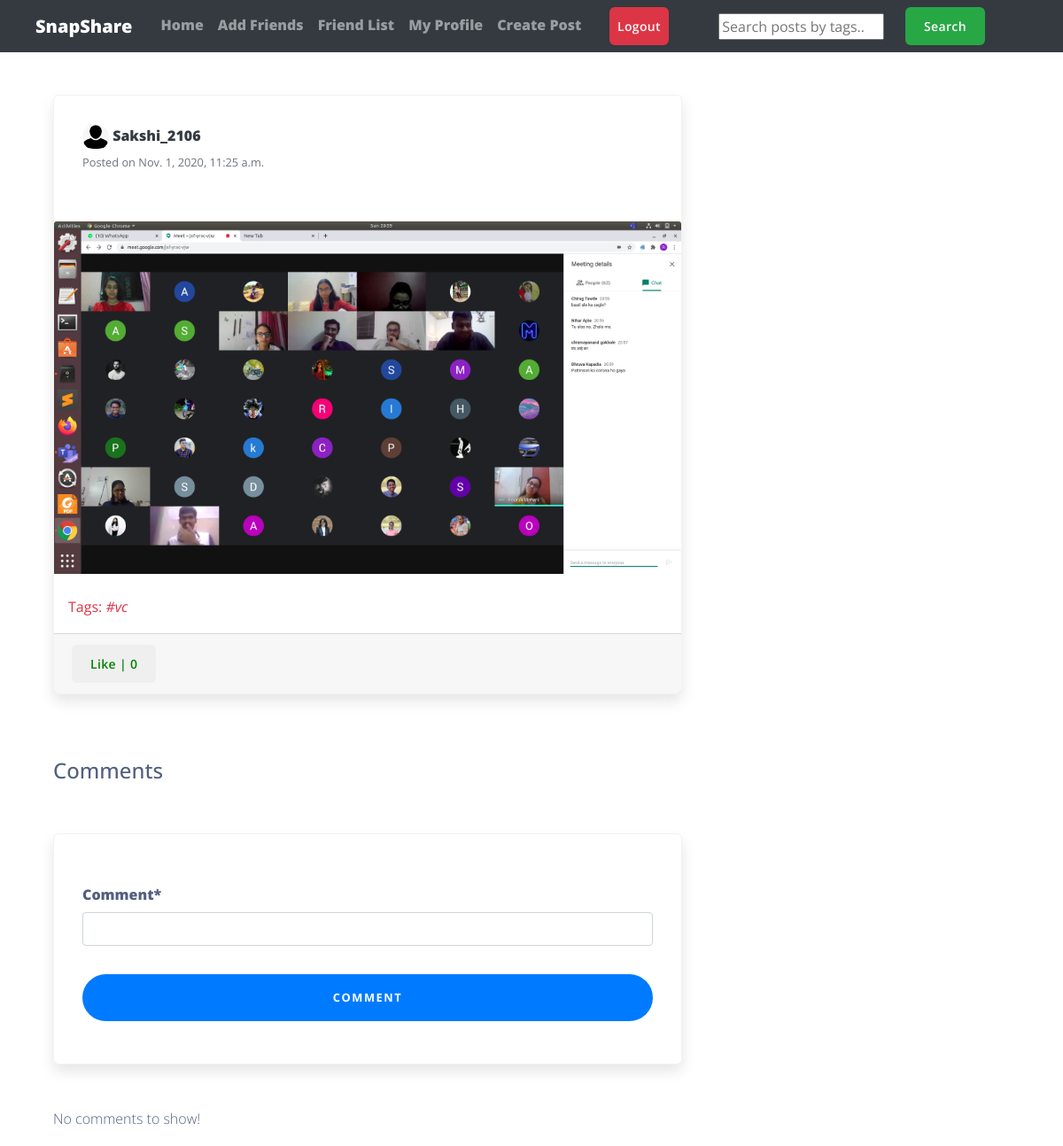
Before: /post/2/ (signed in) with the older database file.
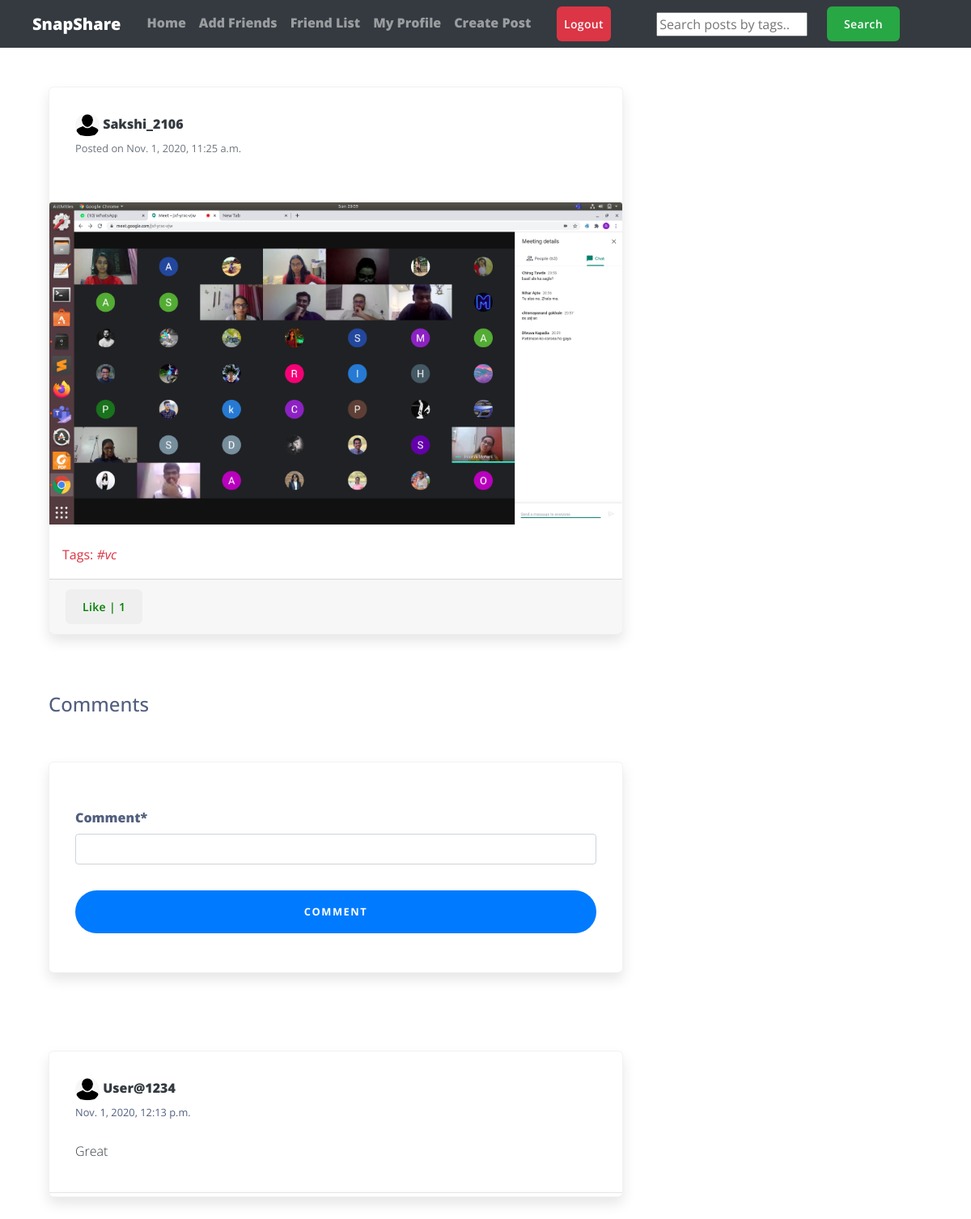
After: the same page with the newer database file.
### feed/models.py (models this page shows, shortened)
class Post(models.Model):
	caption = models.CharField(max_length=255, blank=True)
	pic = models.ImageField(upload_to='path/to/img')
	date_posted = models.DateTimeField(default=timezone.now)
	user_name = models.ForeignKey(User, on_delete=models.CASCADE)
	tags = models.CharField(max_length=100, blank=True)

class Comments(models.Model):
	post = models.ForeignKey(Post, related_name='details', on_delete=models.CASCADE)
	username = models.ForeignKey(User, related_name='details', on_delete=models.CASCADE)
	comment = models.CharField(max_length=255)
	comment_date = models.DateTimeField(default=timezone.now)

### users/models.py (models this page shows, shortened)
class Profile(models.Model):
	user = models.OneToOneField(User, on_delete=models.CASCADE)
	image = models.ImageField(default='default.png', upload_to='profile_pics')
	slug = AutoSlugField(populate_from='user')
	bio = models.CharField(max_length=255, blank=True)
	friends = models.ManyToManyField("Profile", blank=True)
	def get_absolute_url(self):
		return "/users/{}".format(self.slug)

### feed/views.py (the view)
# urls.py: path('post/<int:pk>/', views.post_detail, name='post-detail'),
@login_required
def post_detail(request, pk):
	post = get_object_or_404(Post, pk=pk)
	user = request.user
	is_liked =  Like.objects.filter(user=user, post=post)
	if request.method == 'POST':
		form = NewCommentForm(request.POST)
		if form.is_valid():
			data = form.save(commit=False)
			data.post = post
			data.username = user
			data.save()
			return redirect('post-detail', pk=pk)
	else:
		form = NewCommentForm()
	return render(request, 'feed/post_detail.html', {'post':post, 'is_liked':is_liked, 'form':form})

### feed/forms.py
class NewCommentForm(forms.ModelForm):
	class Meta:
		model = Comments
		fields = ['comment']

### feed/templates/feed/post_detail.html (shortened to what this page needs)
{% extends "feed/layout.html" %}
{% load static %}
{% load crispy_forms_tags %}
{% block searchform %}
<form class="form-inline my-2 my-lg-0 ml-5" action="{% url 'search_posts' %}" method="get">
  <input name="p" type="text" placeholder="Search posts by tags..">
  <button class="btn btn-success my-2 my-sm-0 ml-4" type="submit">Search</button>
</form>
{% endblock searchform %}
{% block content %}
	<div class="container">
	    <div class="row">
	      <div class="col-md-8">
	        <div class="card card-signin my-5">
	          <div class="card-body">
	          	<a href="{{ post.user_name.profile.get_absolute_url }}"><img src="{{ post.user_name.profile.image.url }}" class="rounded-circle" width="30" height="30" alt=""></a>
	          	<a class="text-dark" href="{{ post.user_name.profile.get_absolute_url }}"><b>{{ post.user_name }}</b></a>
	          	<br><small class="text-muted">Posted on {{ post.date_posted }}</small>
	          	<br><br>
	          </div>
	          <a href="{{ post.pic.url }}"><img class="card-img-top" src="{{ post.pic.url }}" alt=""></a>
	          {% if post.tags %}
	          <br><p class="text-danger ml-3"><b>Tags: <i>{{ post.tags }}</i></b></p>
	          {% endif %}
	          <div class="card-footer">
	          	<button class="btn btn-white mr-3 like" id="{{ post.id }}">
			        {% if is_liked %}
			            <a href="{% url 'post-like' %}" style="color:red;" id="likebtn{{ post.id }}"> Unlike | {{post.likes.count}}</a>
			        {% else %}
			            <a href="{% url 'post-like' %}" style="color:green;" id="likebtn{{ post.id }}"> Like | {{post.likes.count}}</a>
			        {% endif %}
			    </button>
	          </div>
	        </div>
	  	   </div>
	    </div>
	    <br>
	    <h4>Comments</h4>
	    <div class="row">
	    	<div class="col-md-8">
	    		<div class="card card-signin my-5">
	    			<div class="card-body">
	    				<form class="form-signin" method = "POST">
				            <fieldset class="form-group"><br>
				                {{ form|crispy }}
				            </fieldset>
				            <div class="form-group">
				                <button class="btn btn-lg btn-primary btn-block text-uppercase" type="submit">Comment</button><br>
				            </div>
	    			</div>
	    		</div>
	    	</div>
	    </div>
	    <div class="row">
	    	<div class="col-md-8">
	    		{% if post.details.all %}
	    		<div class="card card-signin my-5">
	    		{% for detail in post.details.all %}
	    			<div class="card-body">
	    				<a href="{{ detail.username.profile.get_absolute_url }}">
	    					<img src="{{ detail.username.profile.image.url }}" class="rounded-circle" width="30" height="30" alt="">
	    				</a>
	          			<a class="text-dark" href="{{ detail.username.profile.get_absolute_url }}"><b>{{ detail.username }}</b></a>
	          			<br><small>{{ detail.comment_date }}</small><br><br>
	          			<p class="card-text text-dark">{{ detail.comment }}</p>
	    			</div>
	    			<hr class="my-1">
	    		{% endfor %}
	    		</div>
	    		{% else %}
	    			<p>No comments to show!</p>
	    		{% endif %}
	    	</div>
	    </div>
	</div>
{% endblock content %}

### feed/templates/feed/layout.html (shortened to what this page needs)
{% load static %}
<!DOCTYPE html>
<html>
<head>
    <link rel="stylesheet" href="https://maxcdn.bootstrapcdn.com/bootstrap/4.0.0/css/bootstrap.min.css">
    <link rel="stylesheet" type="text/css" href="{% static 'feed/styles.css' %}">
    <link rel="stylesheet" type="text/css" href="{% static 'feed/profilepage.css' %}">
</head>
<body>
	<nav class="navbar navbar-expand-lg navbar-dark bg-dark sticky-top">
	  <a class="navbar-brand ml-4 mr-4" href="#"><b>SnapShare</b></a>
	  <div class="collapse navbar-collapse" id="navbarNavAltMarkup">
	    <div class="navbar-nav">
	      <a class="nav-item nav-link" href="{% url 'home' %}">Home</a>
	      <a class="nav-item nav-link" href="{% url 'users_list' %}">Add Friends</a>
	      {% if user.is_authenticated %}
	      	<a class="nav-item nav-link" href="{% url 'friend_list' %}">Friend List</a>
	      	<a class="nav-item nav-link" href="{% url 'my_profile' %}">My Profile</a>
	      	<a class="nav-item nav-link" href="{% url 'post-create' %}">Create Post</a>
	      	<a class="nav-item nav-link btn btn-danger ml-4  text-light" href="{% url 'logout' %}">Logout</a>
	      {% else %}
         	<a class="nav-item nav-link btn btn-success ml-4  text-light" href="{% url 'login' %}">Sign in</a>
          	<a class="nav-item nav-link btn btn-info ml-3  text-light" href="{% url 'register' %} ">Sign Up</a>
          {% endif %}
	    	{% block searchform %}{% endblock searchform %}
		</div>
	  </div>
	</nav>
	<div class="container">
	{% block content %}{% endblock content %}
	</div>
</body>
</html>

### feed/static/styles.css (style rules this page uses)
:root { --input-padding-x: 1.5rem; --input-padding-y: .75rem; }
body { background-color: #abcd12; }
.card-signin { border: 0; border-radius: 1rem; box-shadow: 0 0.5rem 1rem 0 rgba(0, 0, 0, 0.1); }
.card-signin .card-body { padding: 2rem; }
.form-signin { width: 100%; }
.form-signin .btn { font-size: 80%; border-radius: 5rem; letter-spacing: .1rem; font-weight: bold; padding: 1rem; transition: all 0.2s; }

### feed/static/profilepage.css (style rules this page uses)
:root { --blue: #5e72e4; --indigo: #5603ad; --purple: #8965e0; --pink: #f3a4b5; --red: #f5365c; --orange: #fb6340; --yellow: #ffd600; --green: #2dce89; --teal: #11cdef; --cyan: #2bffc6; --white: #fff; --gray: #8898aa; --gray-dark: #32325d; --light: #ced4da; --lighter: #e9ecef; --primary: #5e72e4; --secondary: #f7fafc; --success: #2dce89; --info: #11cdef; --warning: #fb6340; --danger: #f5365c; --light: #adb5bd; --dark: #212529; --default: #172b4d; --white: #fff; --neutral: #fff; --darker: black; --breakpoint-xs: 0; --breakpoint-sm: 576px; --breakpoint-md: 768px; --breakpoint-lg: 992px; --breakpoint-xl: 1200px; --font-family-monospace: SFMono-Regular, Menlo, Monaco, Consolas, 'Liberation Mono', 'Courier New', monospace; }
*, *::before, *::after { box-sizing: border-box; }
figcaption, footer, main, nav, section { display: block; }
body { font-family: Open Sans, sans-serif; font-size: 1rem; font-weight: 900; line-height: 1.5; margin: 0; text-align: left; color: #525f7f; background-color: #fff; }
hr { overflow: visible; box-sizing: content-box; height: 0; }
p { margin-top: 0; margin-bottom: 1rem; }
a { text-decoration: none; color: #5e72e4; background-color: transparent; -webkit-text-decoration-skip: objects; }
img { vertical-align: middle; border-style: none; }
button { border-radius: 0; }
input, button { font-family: inherit; font-size: inherit; line-height: inherit; margin: 0; }
button, input { overflow: visible; }
button { text-transform: none; }
button, [type='reset'], [type='submit'] { -webkit-appearance: button; }
hr { margin-top: 2rem; margin-bottom: 2rem; border: 0; border-top: 1px solid rgba(0, 0, 0, .1); }
.btn { font-size: 1rem; font-weight: 600; line-height: 1.5; display: inline-block; padding: .625rem 1.25rem; -webkit-user-select: none; -moz-user-select: none; -ms-user-select: none; user-select: none; transition: color .15s ease-in-out, background-color .15s ease-in-out, border-color .15s ease-in-out, box-shadow .15s ease-in-out; text-align: center; vertical-align: middle; white-space: nowrap; border: 1px solid transparent; border-radius: .375rem; }
.btn:not(:disabled):not(.disabled) { cursor: pointer; }
.card { position: relative; display: flex; flex-direction: column; min-width: 0; word-wrap: break-word; border: 1px solid rgba(0, 0, 0, .05); border-radius: .375rem; background-color: #fff; background-clip: border-box; }
.card>hr { margin-right: 0; margin-left: 0; }
.card-body { padding: 1.5rem; flex: 1 1 auto; }
.rounded-circle { border-radius: 50% !important; }
.mr-4 { margin-right: 1.5rem !important; }
.btn { font-size: .875rem; position: relative; transition: all .15s ease; letter-spacing: .025em; text-transform: none; will-change: transform; }
.btn:not(:last-child) { margin-right: .5rem; }
p { font-size: 1rem; font-weight: 300; line-height: 1.7; }

Changed rows visible on the page:
computed for Post "#vc": likes.count "0" → "1"
added Comments: username.profile.image (placeholder picture), username "User@1234", comment_date "Nov. 1, 2020, 12:13 p.m.", comment "Great"
Other visible differences:
text no longer shown: "No comments to show!"
